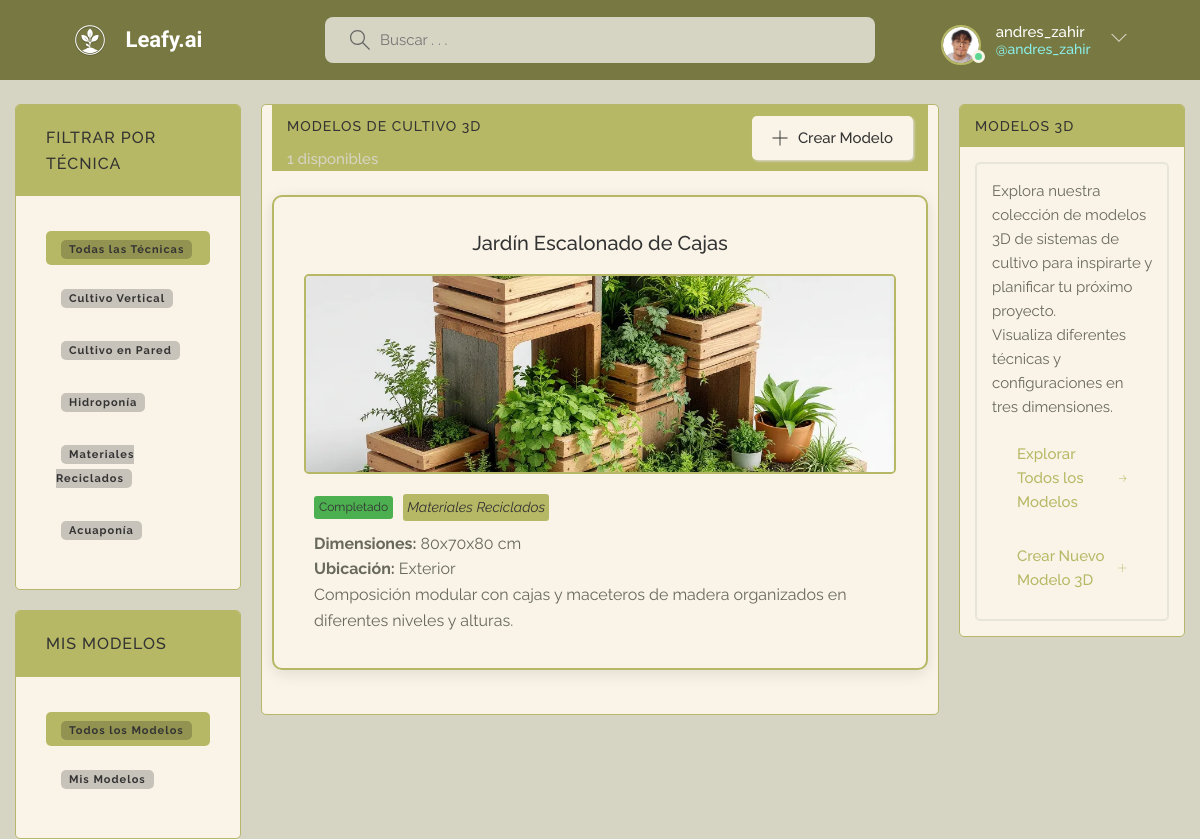
/3d-models/ (signed in), run on the app's committed database.
### base/models.py (models this page shows, shortened)
class User(AbstractUser):
    name = models.CharField(max_length=200, null=True)
    email = models.EmailField(unique=True, null=True)
    bio = models.TextField(null=True)
    avatar = models.ImageField(null=True, default="blue.jpg")
    USERNAME_FIELD = 'email'
    REQUIRED_FIELDS = []

class Cultivation3DModel(models.Model):
    TECHNIQUE_CHOICES = [
        ('vertical', 'Cultivo Vertical'),
        ('pared', 'Cultivo en Pared'),
        ('hidroponia', 'Hidroponía'),
        ('reciclados', 'Materiales Reciclados'),
        ('acuaponia', 'Acuaponía'),
    ]
    LOCATION_CHOICES = [
        ('interior', 'Interior'),
        ('exterior', 'Exterior'),
    ]
    STATUS_CHOICES = [
        ('pending', 'Pendiente'),
        ('generating_image', 'Generando Imagen'),
        ('generating_model', 'Generando Modelo 3D'),
        ('completed', 'Completado'),
        ('error', 'Error'),
    ]
    user = models.ForeignKey(User, on_delete=models.CASCADE, related_name='models_3d')
    cultivation_technique = models.ForeignKey(CultivationTechnique, on_delete=models.SET_NULL, null=True, blank=True, related_name='models_3d')
    title = models.CharField(max_length=200)
    description = models.TextField(blank=True)
    technique = models.CharField(max_length=20, choices=TECHNIQUE_CHOICES)
    width = models.IntegerField(help_text="Width in centimeters")
    height = models.IntegerField(help_text="Height in centimeters")
    length = models.IntegerField(help_text="Length in centimeters")
    location = models.CharField(max_length=10, choices=LOCATION_CHOICES)
    materials_description = models.TextField()
    extra_specifications = models.TextField(blank=True)
    prompt = models.TextField(blank=True)
    generated_image = models.ImageField(upload_to='models3d/images/', blank=True, null=True)
    glb_model = models.FileField(upload_to='models3d/glb/', blank=True, null=True)
    status = models.CharField(max_length=20, choices=STATUS_CHOICES, default='pending')
    error_message = models.TextField(blank=True)
    created = models.DateTimeField(auto_now_add=True)
    updated = models.DateTimeField(auto_now=True)
    class Meta:
        verbose_name = '3D Cultivation Model'
        verbose_name_plural = '3D Cultivation Models'
        ordering = ['-created']

### base/views.py (the view)
# urls.py: path('3d-models/', views.cultivation3d_home, name='cultivation3d_home'),
@login_required(login_url='login')
def cultivation3d_home(request):
    q = request.GET.get('q') if request.GET.get('q') != None else ''
    if q:
        models = Cultivation3DModel.objects.filter(
            Q(title__icontains=q) |
            Q(description__icontains=q) |
            Q(technique__icontains=q)
        )
    else:
        models = Cultivation3DModel.objects.all()
    user_id = request.GET.get('user')
    if user_id:
        models = models.filter(user_id=user_id)
    technique = request.GET.get('technique')
    if technique:
        models = models.filter(technique=technique)
    context = {
        'models': models,
        'model_count': models.count(),
        'techniques': Cultivation3DModel.TECHNIQUE_CHOICES,
    }
    return render(request, 'base/cultivation3d_home.html', context)

### base/templates/base/cultivation3d_home.html (shortened to what this page needs)
{% extends 'main.html' %}
{% block content %}
<main class="layout layout--3 techniques-view">
  <div class="left-column">
    <div class="topics">
      <div class="topics__header">
        <h2>Filtrar por Técnica</h2>
      </div>
      <ul class="topics__list"><li>
          <a href="{% url 'cultivation3d_home' %}" class="topic-link {% if not request.GET.technique %}active{% endif %}">
            <span>Todas las Técnicas</span>
          </a>
        </li>{% for key, value in techniques %}<li>
          <a href="{% url 'cultivation3d_home' %}?technique={{ key }}" class="topic-link {% if request.GET.technique == key %}active{% endif %}">
            <span>{{ value }}</span>
          </a>
        </li>{% endfor %}</ul>
    </div>
    <div class="topics">
      <div class="topics__header">
        <h2>Mis Modelos</h2>
      </div>
      <ul class="topics__list"><li>
          <a href="{% url 'cultivation3d_home' %}" class="topic-link {% if not request.GET.user %}active{% endif %}">
            <span>Todos los Modelos</span>
          </a>
        </li>{% if request.user.is_authenticated %}<li>
          <a href="{% url 'cultivation3d_home' %}?user={{ request.user.id }}" class="topic-link {% if request.GET.user == request.user.id|stringformat:'i' %}active{% endif %}">
            <span>Mis Modelos</span>
          </a>
        </li>{% endif %}</ul>
    </div>
  </div>
  <div class="roomList">
    <div class="roomList__header">
      <div>
        <h2>Modelos de Cultivo 3D</h2>
        <p>{{ model_count }} disponibles</p>
      </div>
      <a class="btn btn--main" href="{% url 'create_3d_model' %}">
        <svg version="1.1" xmlns="http://www.w3.org/2000/svg" width="32" height="32" viewBox="0 0 32 32">
          <title>Crear</title>
          <path
            d="M16.943 0.943h-1.885v14.115h-14.115v1.885h14.115v14.115h1.885v-14.115h14.115v-1.885h-14.115v-14.115z"
          ></path>
        </svg>
        Crear Modelo
      </a>
    </div>
    <div class="techniques-grid">
      {% for model in models %}
      <a href="{% url 'cultivation3d_detail' model.id %}" class="technique-card">
        <div class="technique-card-title">{{ model.title }}</div>
        <div class="technique-images-container">
          <div class="technique-image-main">
            {% if model.generated_image %}
            <img src="{{ model.generated_image.url }}" alt="{{ model.title }}">
            {% endif %}
          </div>
        </div>
        <div class="technique-tags-container">
          <span class="technique-difficulty
            {% if model.status == 'completed' %}status-completed
            {% elif model.status == 'error' %}status-error
            {% else %}status-processing{% endif %}">
            {{ model.get_status_display }}
          </span>
          <span class="technique-type">{{ model.get_technique_display }}</span>
        </div>
        <div class="technique-description">
          <p><strong>Dimensiones:</strong> {{ model.width }}x{{ model.height }}x{{ model.length }} cm</p>
          <p><strong>Ubicación:</strong> {{ model.get_location_display }}</p>
          {{ model.description|truncatechars:100 }}
        </div>
      </a>
      {% empty %}
      <div class="empty-techniques">
        <p>No hay modelos 3D disponibles todavía.</p>
        <a href="{% url 'create_3d_model' %}" class="btn btn--main">Crear el primer modelo 3D</a>
      </div>
      {% endfor %}
    </div>
  </div>
  <div class="activities-column">
    <div class="activities">
      <div class="activities__header">
        <h2>Modelos 3D</h2>
      </div>
      <div class="activities__box">
        <p>Explora nuestra colección de modelos 3D de sistemas de cultivo para inspirarte y planificar tu próximo proyecto.</p>
        <p>Visualiza diferentes técnicas y configuraciones en tres dimensiones.</p>
        <a href="{% url 'cultivation3d_home' %}" class="btn btn--link guide-link">
          Explorar Todos los Modelos
          <svg version="1.1" xmlns="http://www.w3.org/2000/svg" width="32" height="32" viewBox="0 0 32 32" class="guide-icon">
            <title>flecha-derecha</title>
            <path
              d="M31.057 18.286l-13.714 13.714-1.616-1.616 10.935-10.935h-26.662v-2.286h26.662l-10.935-10.935 1.616-1.616 13.714 13.714z"
            ></path>
          </svg>
        </a>
        {% if request.user.is_authenticated %}
        <a href="{% url 'create_3d_model' %}" class="btn btn--link guide-link">
          Crear Nuevo Modelo 3D
          <svg version="1.1" xmlns="http://www.w3.org/2000/svg" width="32" height="32" viewBox="0 0 32 32" class="guide-icon">
            <title>Crear</title>
            <path
              d="M16.943 0.943h-1.885v14.115h-14.115v1.885h14.115v14.115h1.885v-14.115h14.115v-1.885h-14.115v-14.115z"
            ></path>
          </svg>
        </a>
        {% endif %}
      </div>
    </div>
  </div>
</main>
{% endblock %}

### templates/navbar.html (shortened to what this page needs)
{% load static %}
<header class="header header--loggedIn">
    <div class="container">
      <a href="{% url 'home' %}" class="header__logo">
        <img src="{% static 'images/logoleafy.png' %}" alt="Logo de Leafy" />
        <h1 class="shadoww navbar__brand" style="color: white; font-family: 'Alexandria', sans-serif; font-weight: 600; font-size: 2.2rem;">Leafy.ai</h1>
      </a>
      <form class="header__search" method="GET" action= "{% url 'home' %}">
        <label>
          <input type="text" name="q" placeholder="Buscar . . .">
        </label>
      </form>
      <nav class="header__menu">
        {% if request.user.is_authenticated %}
        <div class="header__user">
          <a href="{% url 'user-profile' user.id%}">
            <div class="avatar avatar--medium active">
              <img src="{{request.user.avatar.url}}" />
            </div>
            <p style="color: white;">{{request.user.username}}<span style="color: rgb(139, 240, 235);">@{{request.user.username}}</span></p>
          </a>
          <button class="dropdown-button">
            <svg version="1.1" xmlns="http://www.w3.org/2000/svg" width="32" height="32" viewBox="0 0 32 32">
              <title>flecha-abajo</title>
              <path d="M16 21l-13-13h-3l16 16 16-16h-3l-13 13z"></path>
            </svg>
          </button>
        </div>
        {% else %}
        <a href="{% url 'login' %}" style="display: flex; align-items: center;">
          <img src="{% static 'images/icons/usuario.png' %}" style="width: 48px; height: 48px;" />
          <p style="margin-left: 8px; color: white;">Iniciar Sesión</p>
        </a>
        {% endif %}
      </nav>
    </div>
  </header>

### static/styles/guides.css (style rules this page uses)
.guide-link { display: flex; align-items: center; justify-content: space-between; margin-bottom: 0.5rem; padding: 0.75rem 1rem; border-radius: 5px; background-color: var(--color-dark); transition: all 0.3s ease; }
.guide-icon { width: 20px; height: 20px; fill: var(--color-light); }

### static/styles/techniques.css (style rules this page uses)
.techniques-grid { display: grid; grid-template-columns: repeat(auto-fill, minmax(35rem, 1fr)); gap: 3rem; }
.technique-card { background-color: var(--color-light); border-radius: 2rem; overflow: hidden; box-shadow: 0 0.4rem 1.5rem rgba(0, 0, 0, 0.1); transition: transform 0.3s ease, box-shadow 0.3s ease; padding: 2rem; border: 2px solid var(--color-main); }
.technique-card-title { font-size: 2rem; margin-bottom: 2rem; font-family: 'Raleway', sans-serif; color: var(--color-main); text-align: center; }
.technique-image-main { flex: 2; border: 2px solid var(--color-main); border-radius: 2rem; overflow: hidden; height: 18rem; }
.technique-image-main img, .technique-image-secondary img, .technique-image-small img { width: 100%; height: 100%; object-fit: cover; }
.technique-type { flex: 1; text-align: right; color: var(--color-gray); font-style: italic; }
.topics, .techniques { background: var(--color-dark); border-radius: 5px; overflow: hidden; border: 1.5px solid var(--color-border-techniques); margin-bottom: 0; }
.topics__header, .techniques__header { display: flex; justify-content: space-between; align-items: center; padding: 1rem 1.5rem; background-color: var(--color-main); }
.topics__header h2, .techniques__header h2 { margin: 0; font-size: 1.6rem; color: var(--color-light); text-transform: uppercase; letter-spacing: 1px; font-weight: 500; }
.topics__list, .techniques__list { padding: 1.5rem; }
.topics__list li, .techniques__list li { margin-bottom: 1.2rem; }
.topics__list li:last-child, .techniques__list li:last-child { margin-bottom: 0; }
.topics__list li a, .techniques__list li a { display: block; font-size: 1.5rem; font-weight: 500; color: var(--color-light-gray); transition: all 0.3s ease; }
.topics__list li a:hover, .techniques__list li a:hover, .topics__list li a.active, .techniques__list li a.active { background-color: var(--color-main); color: var(--color-light); padding: 0.5rem 1rem; border-radius: 5px; transition: all 0.3s ease; }

### static/styles/techniques-view.css (style rules this page uses)
.techniques-grid { display: flex; flex-direction: column; gap: 2rem; }
.techniques-grid a.technique-card { text-decoration: none; color: inherit; }
.technique-card { background-color: var(--color-dark); border-radius: 10px; overflow: hidden; transition: all 0.3s ease; border: 2px solid var(--color-main); margin-bottom: 2.4rem; width: 100%; display: flex; flex-direction: column; }
.technique-card-title { color: var(--color-light); font-size: 2rem; margin-bottom: 1.5rem; font-weight: 500; padding: 1rem 1rem 0 1rem; }
.technique-images-container { margin-bottom: 1rem; padding: 0 1rem; }
.technique-image-main, .technique-image-secondary, .technique-image-small { overflow: hidden; border-radius: 5px; transition: all 0.3s ease; }
.technique-image-main { flex: 2; height: 200px; }
.technique-image-main img, .technique-image-secondary img, .technique-image-small img { width: 100%; height: 100%; object-fit: cover; }
.technique-tags-container { display: flex; align-items: center; gap: 1rem; margin: 1rem 1rem 0.5rem; padding: 0 1rem; justify-content: flex-start; width: 100%; }
.technique-difficulty { background-color: var(--color-error); color: var(--color-light); padding: 0.2rem 0.5rem; border-radius: 3px; font-size: 1.2rem; display: inline; }
.technique-type { background-color: var(--color-main); color: var(--color-light); padding: 0.2rem 0.4rem; border-radius: 3px; font-size: 1.4rem; display: inline-block; width: auto; max-width: max-content; }
.technique-description { color: var(--color-light-gray); font-size: 1.6rem; line-height: 1.6; margin: 0.5rem 1rem 1.5rem; padding: 0 1rem; }

### base/templates/base/cultivation3d_home.html (style rules this page uses)
.guide-link { display: flex; align-items: center; justify-content: space-between; margin-bottom: 0.5rem; padding: 0.75rem 1rem; border-radius: 5px; background-color: var(--color-dark); transition: all 0.3s ease; }
.guide-icon { width: 20px; height: 20px; fill: var(--color-light); }
.status-completed { background-color: #4CAF50; }

### data on the page
User: user.avatar (picture), user.username "andres_zahir"
Cultivation3DModel: title "Jardín Escalonado de Cajas", generated_image (picture), status "Completado", technique "Materiales Reciclados", width "80", height "70", length "80", location "Exterior", description "Composición modular con cajas y maceteros de madera organizados en diferentes niveles y alturas."

### other printed values
{{ value }} "Cultivo Vertical" "Cultivo en Pared" "Hidroponía" "Materiales Reciclados" "Acuaponía"
{{ model_count }} "1"
